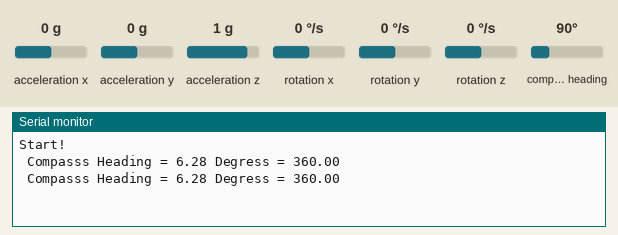
This sketch was run on a simulated Arduino Uno, built with avr-gcc and run on an emulated ATmega328P. Parts: the last lines printed to the serial monitor. Inputs (shaded band) come from the test bench; at power-on: compass heading 90°, acceleration x 0 g, acceleration y 0 g, acceleration z 1 g, rotation x 0 °/s, rotation y 0 °/s, rotation z 0 °/s.

Above: at 1.2 s.
1.3 s: compass heading set to 7°
At 2.6 s:
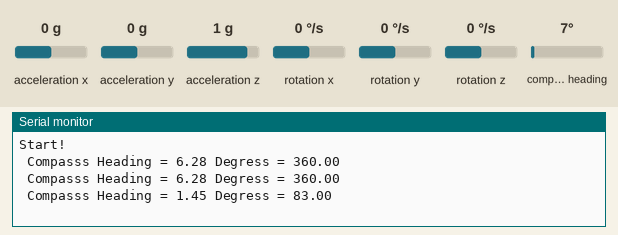
2.8 s: compass heading set to 180°
At 3.9 s:
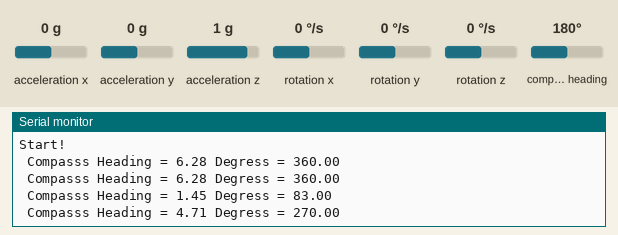
Timing chart, 0 to 5.8 s (numbered marks = the images above; inputs shaded):
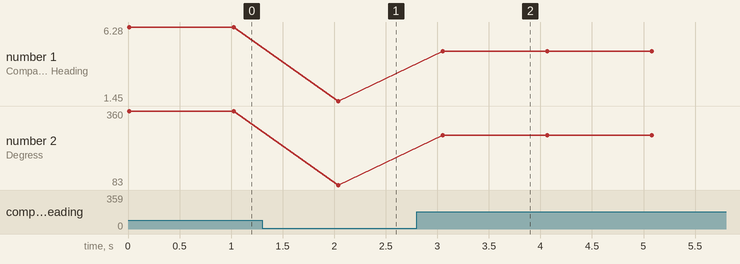

Measured:
- after the input at 1.3 s, the serial monitor: prints a new line after 0.74 s (image 1)
- after the input at 2.8 s, the serial monitor: prints a new line after 0.25 s (image 2)
- plotted number 1: 6.28 → 1.45 after the input at 1.3 s, 1.45 → 4.71 after the input at 2.8 s
- plotted number 2: 360 → 83 after the input at 1.3 s, 83 → 270 after the input at 2.8 s

The sketch:

p_magneto_test.ino
```cpp
#include "Magnetometer.h"

Magnetometer magnet0;

void setup() {
  // put your setup code here, to run once:
  magnet0.begin();

  Serial.begin(9600);
  while(!Serial) {}

  Serial.println("Start!");
}

void loop(){

  float heading = atan2(magnet0.magX(), magnet0.magY());

  if (heading < 0){
    heading += 2 * PI;
  }

  if ( heading > 2 * PI){
    heading -= 2 * PI;
  }

  //convert heading Degrees
  float compassHeading =  heading * 180/M_PI;

  Serial.print(" Compasss Heading = ");
  Serial.print(heading);
  Serial.print(" Degress = ");
  Serial.print(compassHeading);
  Serial.println();

  delay(1000);
}
```

Magnetometer.h
```cpp
#ifndef MAGNETOMETER
#define MAGNETOMETER
#include "MPU9250.h"

const float hxb = 22.72279345f;
const float hxs = 0.7950104991f;
const float hyb = 12.57442714f;
const float hys = 0.8012245577f;
const float hzb = 5.0f;
const float hzs = 0.6f;

class Magnetometer {
public:
  Magnetometer(): IMU(Wire, 0x68) {}

  void begin() {
    IMU.begin();
    IMU.setMagCalX(hxb,hxs);
    IMU.setMagCalY(hyb,hys);
    //IMU.setMagCalZ(hzb,hzs);
  }

  float magX() {
    IMU.readSensor();
    return IMU.getMagX_uT(); }
  float magY() {
    IMU.readSensor();
    return IMU.getMagY_uT(); }

public:
  MPU9250 IMU;
};

#endif
```
